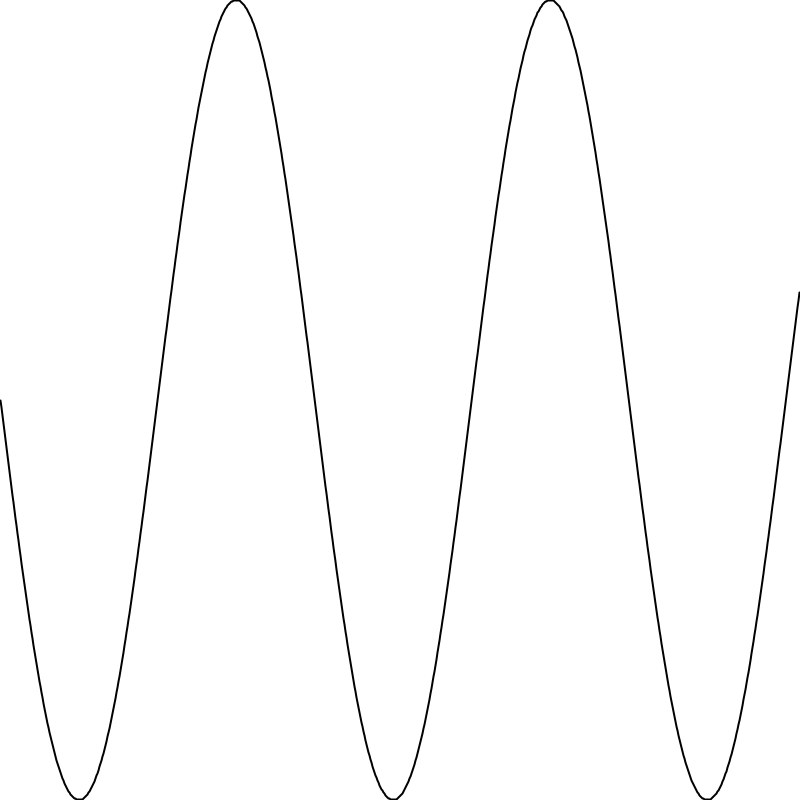
Frame 1 (no input)
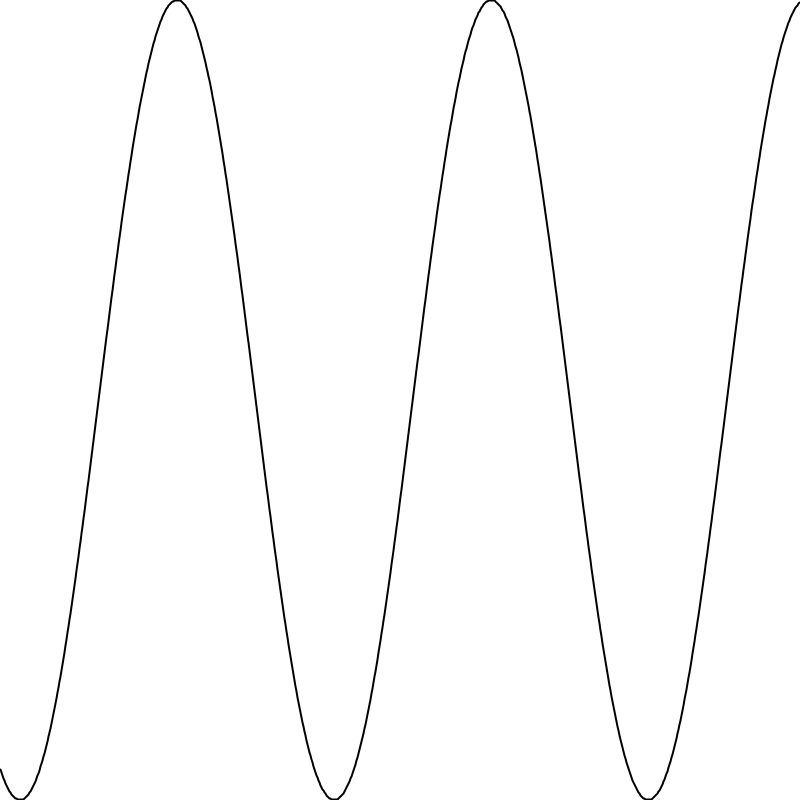
Frame 60 (the mouse pressed at the canvas centre just before this capture)
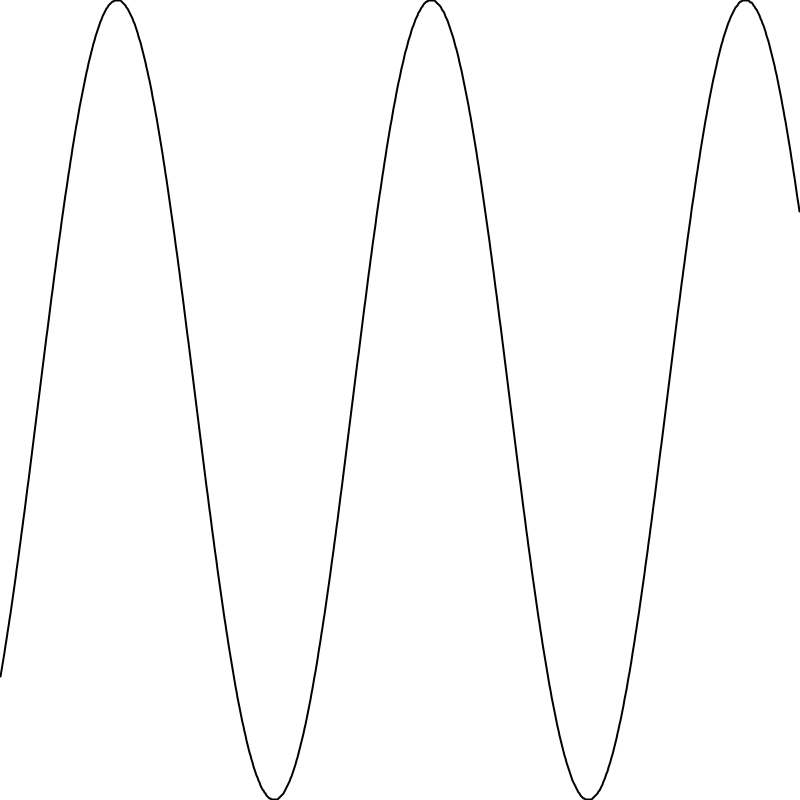
Frame 120 (the mouse held since frame 60 and released just before this capture)

The Processing sketch that drew these frames (run headless with seeded random() and noise(); from frame 60 on, the mouse is pressed at the canvas centre):

// Processing sketch: wave
// ── wave.pde
void setup() {
  size(800, 800);
}

float startAngle = 0;
float aVelocity = 0.02;

void draw() {
  background(255);

  float angle = startAngle;

  noFill();
  stroke(0);
  strokeWeight(2);
  beginShape();
  for (int x = 0; x < width; x++) {
    float y = map(sin(angle), -1, 1, 0, height);
    vertex(x, y);
    angle += aVelocity;
  }
  endShape();
  startAngle += 0.02;
}
